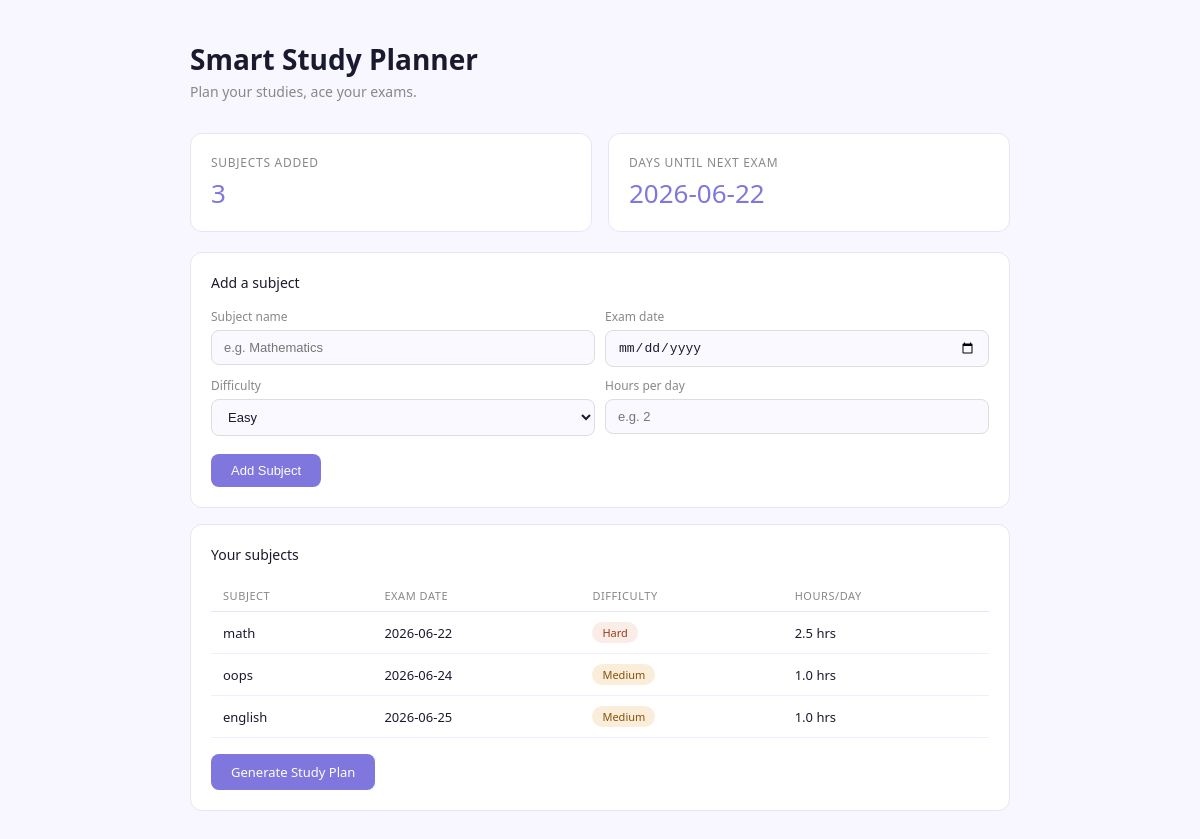
The page / on the database its author committed.
### tables this page shows
CREATE TABLE subjects (
                    id INTEGER PRIMARY KEY AUTOINCREMENT,
                    name TEXT NOT NULL,
                    exam_date TEXT NOT NULL,
                    difficulty INTEGER NOT NULL,
                    hours_per_day REAL NOT NULL
                );

### web.py (the view)
@app.route("/")
def index():
    conn = get_db()
    subjects = conn.execute("SELECT * FROM subjects ORDER BY exam_date ASC").fetchall()
    conn.close()
    return render_template("index.html", subjects=subjects)

### web.py (called while the page is built)
def get_db():
    conn = sqlite3.connect("study_planner.db")
    conn.row_factory = sqlite3.Row
    return conn

### templates/index.html (shortened to what this page needs)
<!DOCTYPE html>
<html lang="en">
<head>
    <link rel="stylesheet" href="{{ url_for('static', filename='style.css') }}?v=2">
</head>
<body>
<div class="container">
    <div class="header">
        <h1>Smart Study Planner</h1>
        <p>Plan your studies, ace your exams.</p>
    </div>
    <div class="stats-grid">
        <div class="stat-card">
            <div class="stat-label">Subjects added</div>
            <div class="stat-value">{{ subjects|length }}</div>
        </div>
        <div class="stat-card">
            <div class="stat-label">Days until next exam</div>
            <div class="stat-value">
                {% if subjects %}
                    {{ (subjects[0]["exam_date"]|string)[:10] }}
                {% else %}
                    --
                {% endif %}
            </div>
        </div>
    </div>
    <div class="card">
        <div class="card-title">Add a subject</div>
        <form action="/add" method="POST">
            <div class="form-row">
                <div class="form-group">
                    <label>Subject name</label>
                    <input type="text" name="name" placeholder="e.g. Mathematics" required>
                </div>
                <div class="form-group">
                    <label>Exam date</label>
                    <input type="date" name="exam_date" required>
                </div>
            </div>
            <div class="form-row">
                <div class="form-group">
                    <label>Difficulty</label>
                    <select name="difficulty">
                        <option value="1">Easy</option>
                    </select>
                </div>
                <div class="form-group">
                    <label>Hours per day</label>
                    <input type="number" name="hours_per_day" placeholder="e.g. 2" step="0.5" min="0.5" max="12" required>
                </div>
            </div>
            <button type="submit" class="btn">Add Subject</button>
        </form>
    </div>
    {% if subjects %}
    <div class="card">
        <div class="card-title">Your subjects</div>
        <table>
            <thead>
                <tr>
                    <th>Subject</th>
                    <th>Exam date</th>
                    <th>Difficulty</th>
                    <th>Hours/day</th>
                </tr>
            </thead>
            <tbody>
                {% for s in subjects %}
                <tr>
                    <td>{{ s["name"] }}</td>
                    <td>{{ s["exam_date"] }}</td>
                    <td>
                        {% if s["difficulty"] == 1 %}
                            <span class="badge easy">Easy</span>
                        {% elif s["difficulty"] == 2 %}
                            <span class="badge medium">Medium</span>
                        {% else %}
                            <span class="badge hard">Hard</span>
                        {% endif %}
                    </td>
                    <td>{{ s["hours_per_day"] }} hrs</td>
                </tr>
                {% endfor %}
            </tbody>
        </table>
        <a href="/generate" class="btn generate-btn">Generate Study Plan</a>
    </div>
    {% endif %}
</div>
</body>
</html>

### static/style.css (style rules this page uses)
* { margin: 0; padding: 0; box-sizing: border-box; }
body { background-color: #f8f7ff; font-family: 'Segoe UI', sans-serif; color: #1a1a2e; min-height: 100vh; padding: 40px 20px; }
.container { max-width: 820px; margin: 0 auto; }
.header { margin-bottom: 2rem; }
.header h1 { font-size: 28px; font-weight: 600; color: #1a1a2e; }
.header p { font-size: 14px; color: #888; margin-top: 4px; }
.stats-grid { display: grid; grid-template-columns: 1fr 1fr; gap: 16px; margin-bottom: 20px; }
.stat-card { background: white; border: 0.5px solid #e8e4f8; border-radius: 12px; padding: 1.25rem; }
.stat-label { font-size: 12px; color: #888; text-transform: uppercase; letter-spacing: 0.06em; margin-bottom: 4px; }
.stat-value { font-size: 26px; font-weight: 500; color: #7F77DD; }
.card { background: white; border: 0.5px solid #e8e4f8; border-radius: 12px; padding: 1.25rem; margin-bottom: 16px; }
.card-title { font-size: 14px; font-weight: 500; margin-bottom: 1rem; color: #1a1a2e; }
.form-row { display: grid; grid-template-columns: 1fr 1fr; gap: 10px; margin-bottom: 10px; }
.form-group { display: flex; flex-direction: column; gap: 5px; }
.form-group label { font-size: 12px; color: #888; }
.form-group input, .form-group select { padding: 9px 12px; border: 0.5px solid #ddd; border-radius: 8px; font-size: 13px; background: #faf9ff; color: #1a1a2e; outline: none; transition: border 0.2s; }
.btn { background: #7F77DD; color: white; border: none; padding: 9px 20px; border-radius: 8px; font-size: 13px; cursor: pointer; margin-top: 8px; text-decoration: none; display: inline-block; transition: background 0.2s; }
table { width: 100%; border-collapse: collapse; font-size: 13px; }
th { font-size: 11px; color: #888; text-transform: uppercase; letter-spacing: 0.05em; padding: 8px 12px; border-bottom: 0.5px solid #e8e4f8; text-align: left; font-weight: 400; }
td { padding: 10px 12px; border-bottom: 0.5px solid #f0eeff; color: #1a1a2e; }
.badge { display: inline-block; padding: 3px 10px; border-radius: 20px; font-size: 11px; }
.badge.hard { background: #FAECE7; color: #993C1D; }
.badge.medium { background: #FAEEDA; color: #854F0B; }
.generate-btn { margin-top: 16px; }

### rows shown on the page
subjects: exam_date "2026-06-22", name "math", difficulty "Hard", hours_per_day "2.5"
subjects: name "oops", exam_date "2026-06-24", difficulty "Medium", hours_per_day "1.0"
subjects: name "english", exam_date "2026-06-25", difficulty "Medium", hours_per_day "1.0"

### other values the page prints
{{ subjects|length }} "3"
